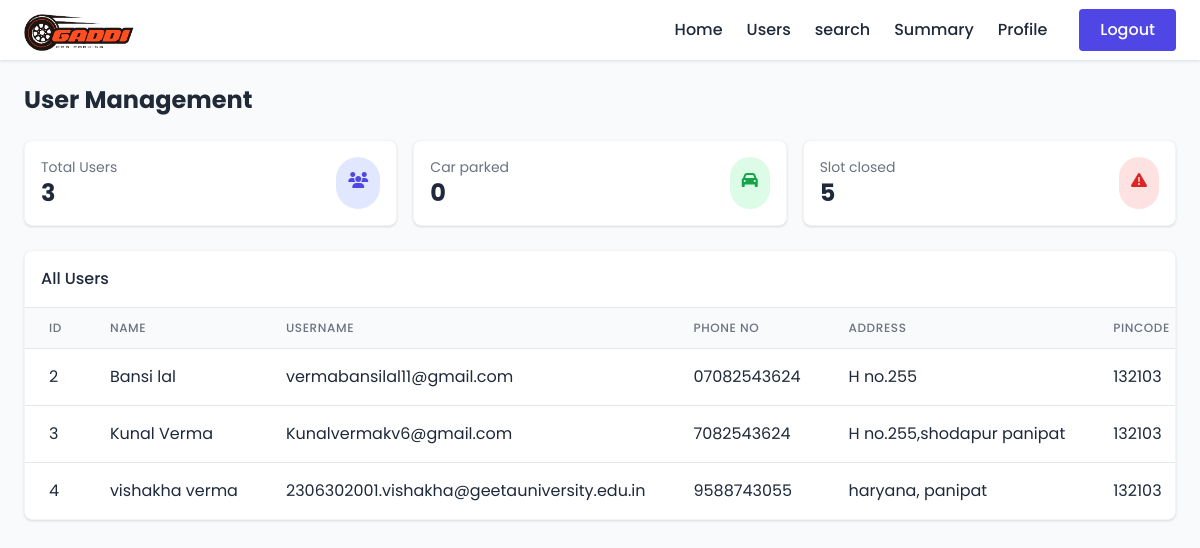
Page /admin/user_details (signed in) on the committed database.
### model_db.py (models this page shows, shortened)
class Users(db.Model):
    __tablename__ = 'users'
    id = db.Column(db.Integer, primary_key=True)
    username = db.Column(db.String(100), unique=True, nullable=False)
    passhash = db.Column(db.String(512), nullable=False)
    name = db.Column(db.String(50), nullable=False)
    address = db.Column(db.String(200))
    pincode = db.Column(db.Integer)
    role = db.Column(db.String(10))  # e.g., 'admin' or 'user'
    phone_no = db.Column(db.String(10))
    bookings = db.relationship('Booking', backref='user', lazy=True)
    parking_lots = db.relationship('ParkingLot', backref='admin', lazy=True)
    @property
    def password(self):
        raise AttributeError("Password is not a readable attribute")

### routes.py (the view)
    @app.route('/<username>/user_details')
    @auth_required
    def admin_user_details(username):
        current_user = Users.query.get(session['user_id'])
        if current_user.role != 'admin':
            flash('You do not have permission to view this page.', 'danger')
            return redirect(url_for('home'))
        users = Users.query.filter(Users.role == 'user').all()
        total_users = len(users)
        occupied_count = ParkingSpot.query.filter_by(status='occupied').count()
        closed_count=ParkingSpot.query.filter_by(status='closed').count()
        return render_template('admin/user-details.html',
                            username=username,
                            current_user=current_user,
                            users=users,
                            total_user=total_users,
                            occupied_count=occupied_count,
                            closed_count=closed_count)

### templates/admin/user-details.html (shortened to what this page needs)
{% extends "admin/base0.html" %}
{% block head %}
<script src="https://cdn.tailwindcss.com"></script>
<link rel="stylesheet" href="https://cdnjs.cloudflare.com/ajax/libs/font-awesome/6.4.0/css/all.min.css">
{% endblock %}
{% block content %}
<div class="bg-gray-50">
    <div class="flex h-screen">
        <div class="flex-1 w-full transition-all duration-300">
            <main class="p-4 md:p-6">
                <div class="flex justify-between items-center mb-6">
                    <h2 class="text-2xl font-bold text-gray-800">User Management</h2>
                </div>
                <div class="grid grid-cols-1 md:grid-cols-2 lg:grid-cols-3 gap-4 mb-6">
                    <div class="bg-white p-4 rounded-lg shadow border border-gray-100">
                        <div class="flex justify-between">
                            <div>
                                <p class="text-sm text-gray-500">Total Users</p>
                                <p class="text-2xl font-bold">{{ total_user }}</p>
                            </div>
                            <div class="bg-indigo-100 text-indigo-600 p-3 rounded-full">
                                <i class="fas fa-users"></i>
                            </div>
                        </div>
                    </div>
                    <div class="bg-white p-4 rounded-lg shadow border border-gray-100">
                        <div class="flex justify-between">
                            <div>
                                <p class="text-sm text-gray-500">Car parked</p>
                                <p class="text-2xl font-bold">{{ occupied_count }}</p>
                            </div>
                            <div class="bg-green-100 text-green-600 p-3 rounded-full">
                                <i class="fas fa-car"></i>
                            </div>
                        </div>
                    </div>
                    <div class="bg-white p-4 rounded-lg shadow border border-gray-100">
                        <div class="flex justify-between">
                            <div>
                                <p class="text-sm text-gray-500">Slot closed</p>
                                <p class="text-2xl font-bold">{{ closed_count }}</p>
                            </div>
                            <div class="bg-red-100 text-red-600 p-3 rounded-full">
                                <i class="fas fa-exclamation-triangle"></i>
                            </div>
                        </div>
                    </div>
                </div>
                <div class="bg-white rounded-lg shadow overflow-hidden border border-gray-100">
                    <div class="p-4 border-b border-gray-200 flex justify-between items-center">
                        <h3 class="font-medium">All Users</h3>
                    </div>
                    <div class="overflow-x-auto">
                        <table class="min-w-full divide-y divide-gray-200">
                            <thead class="bg-gray-50">
                                <tr>
                                    <th class="px-6 py-3 text-left text-xs font-medium text-gray-500 uppercase tracking-wider">ID</th>
                                    <th class="px-6 py-3 text-left text-xs font-medium text-gray-500 uppercase tracking-wider">Name</th>
                                    <th class="px-6 py-3 text-left text-xs font-medium text-gray-500 uppercase tracking-wider">Username</th>
                                    <th class="px-6 py-3 text-left text-xs font-medium text-gray-500 uppercase tracking-wider">Phone No</th>
                                    <th class="px-6 py-3 text-left text-xs font-medium text-gray-500 uppercase tracking-wider">Address</th>
                                    <th class="px-6 py-3 text-left text-xs font-medium text-gray-500 uppercase tracking-wider">Pincode</th>
                                </tr>
                            </thead>
                            <tbody class="bg-white divide-y divide-gray-200">
                                {% for user in users %}
                                    <tr>
                                        <td class="px-6 py-4 whitespace-nowrap">{{ user.id}}</td>
                                        <td class="px-6 py-4 whitespace-nowrap">{{user.name}}</td>
                                        <td class="px-6 py-4 whitespace-nowrap">{{user.username}}</td>
                                        <td class="px-6 py-4 whitespace-nowrap">{{user.phone_no}}</td>
                                        <td class="px-6 py-4 whitespace-nowrap">{{user.address}}</td>
                                        <td class="px-6 py-4 whitespace-nowrap">{{user.pincode}}</td>
                                    </tr>
                                {% endfor %}
                            </tbody>
                        </table>
                    </div>
                </div>
            </main>
        </div>
    </div>
</div>
{% endblock %}

### templates/admin/user-details.html (style rules this page uses)
:root { --primary: #4f46e5; --secondary: #10b981; --danger: #ef4444; }

### templates/admin/base0.html (style rules this page uses)
:root { --primary-color: #4f46e5; --secondary-color: #10b981; --dark-color: #1e293b; --light-color: #f8fafc; --gray-color: #64748b; --max-width: 1200px; --shadow-sm: 0 1px 3px rgba(0, 0, 0, 0.12); --shadow-md: 0 4px 6px rgba(0, 0, 0, 0.1); --shadow-lg: 0 10px 15px rgba(0, 0, 0, 0.1); --transition: all 0.3s ease; }
* { margin: 0; padding: 0; box-sizing: border-box; }
body { font-family: 'Poppins', sans-serif; color: var(--dark-color); line-height: 1.6; display: flex; flex-direction: column; min-height: 100vh; background-color: #f9fafb; }
main { flex: 1; padding: 0rem 0; }

### rows in the picture
Users: id "2", name "Bansi lal", username "vermabansilal11@gmail.com", phone_no "07082543624", address "H no.255", pincode "132103"
Users: id "3", name "Kunal Verma", username "Kunalvermakv6@gmail.com", phone_no "7082543624", address "H no.255,shodapur panipat", pincode "132103"
Users: id "4", name "vishakha verma", username "2306302001.vishakha@geetauniversity.edu.in", phone_no "9588743055", address "haryana, panipat", pincode "132103"

### other values in the picture
{{ total_user }} "3"
{{ occupied_count }} "0"
{{ closed_count }} "5"
